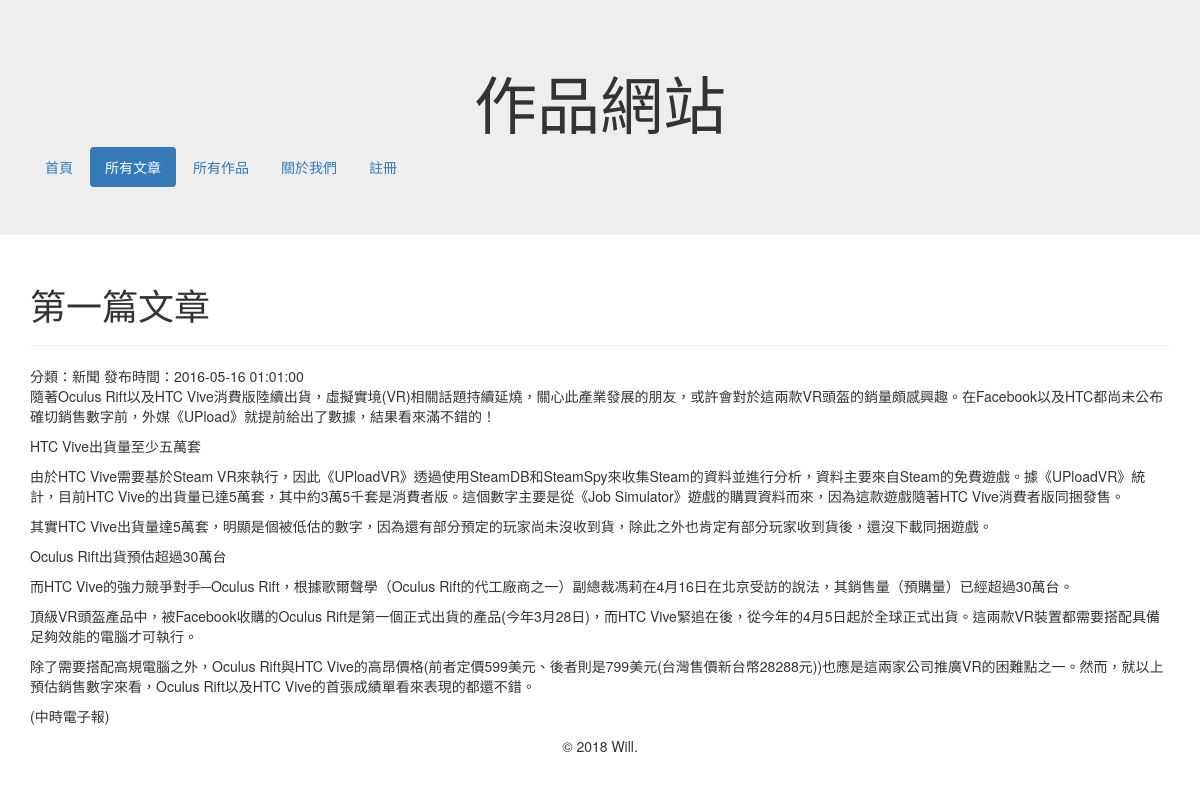
The page /article.php?p=1 on the database its author committed.
### tables this page shows
CREATE TABLE `article` (
  `id` int(11) unsigned NOT NULL AUTO_INCREMENT COMMENT '文章 id',
  `title` varchar(30) NOT NULL DEFAULT '' COMMENT '標題',
  `category` varchar(50) NOT NULL DEFAULT '' COMMENT '分類',
  `content` text NOT NULL COMMENT '內文',
  `publish` tinyint(1) NOT NULL COMMENT '是否發布',
  `create_date` datetime NOT NULL COMMENT '建立日期',
  `modify_date` datetime DEFAULT NULL COMMENT '修改日期',
  `creater_id` int(11) DEFAULT NULL COMMENT '建立者id',
  PRIMARY KEY (`id`)
);

### php/functions.php (called while the page is built, shortened)
<?php
function get_article($id)
{
  $result = null;
  $sql = "SELECT * FROM `article` WHERE `id` = {$id};";
  $query = mysqli_query($_SESSION['link'], $sql);
  if ($query)
  {
    if (mysqli_num_rows($query) == 1)
    {
      $result = mysqli_fetch_assoc($query);
    }
  }
  else
  {
    echo "{$sql} 語法執行失敗，錯誤訊息：" . mysqli_error($_SESSION['link']);
  }
  return $result;
}
?>

### article.php (the view, shortened to what this page needs)
<?php
require_once 'php/functions.php';
$article = get_article($_GET['p']);
?>
<!DOCTYPE html>
<html lang="zh-TW">
	<head>
		<link rel="stylesheet" href="https://maxcdn.bootstrapcdn.com/bootstrap/3.3.4/css/bootstrap.min.css"/>
		<link rel="stylesheet" href="css/style.css"/>
	</head>
	<body>
		<?php include_once 'menu.php'; ?>
		<div class="content">
			<div class="container">
				<div class="row">
					<div class="col-xs-12">
						<?php if($article):?>
							<h1><?php echo $article['title']; ?></h1>
							<hr>
							分類：<?php echo $article['category']; ?> 發布時間：<?php echo $article['create_date']; ?>
							<?php echo $article['content']; ?>
						<?php else: ?>
							<h3 class="text-center">無此篇文章</h3>
					    <?php endif; ?>
					</div>
				</div>
			</div>
		</div>
    <?php include_once 'footer.php'; ?>
	</body>
</html>

### css/style.css (style rules this page uses)
div.content { min-height: 400px; }

### rows shown on the page
article: title "第一篇文章", category "新聞", create_date "2016-05-16 01:01:00", content "隨著Oculus Rift以及HTC Vive消費版陸續出貨，虛擬實境(VR)相關話題持續延燒，關心此產業發展的朋友，或許會對於這兩款VR頭盔的銷量頗感興趣。在Facebook以及HTC都尚未公布確切銷售數字前，外媒《UPload》就提前給出了數據，結果看來滿不錯的！ HTC Vive出貨量至少五萬套 由於HTC Vive需要基於Steam VR來執行，因此《UPloadVR》透過使用SteamDB和SteamSpy來收集Steam的資料並進行分析，資料主要來自Steam的免費遊戲。據《UPloadVR》統計，目前HTC Vive的出貨量已達5萬套，其中約3萬5千套是消費者版。這個數字主要是從《Job Simulator》遊戲的購買資料而來，因為這款遊戲隨著HTC Vive消費者版同捆發售。 其實HTC Vive出貨量達5萬套，明顯是個被低估的數字，因為還有部分預定的玩家尚未沒收到貨，除此之外也肯定有部分玩家收到貨後，還沒下載同捆遊戲。 Oculus Rift出貨預估超過30萬台 而HTC Vive的強力競爭對手─Oculus Rift，根據歌爾聲學（Oculus Rift的代工廠商之一）副總裁馮莉在4月16日在北京受訪的說法，其銷售量（預購量）已經超過30萬台。 頂級VR頭盔產品中，被Facebook收購的Oculus Rift是第一個正式出貨的產品(今年3月28日)，而HTC Vive緊追在後，從今年的4月5日起於全球正式出貨。這兩款VR裝置都需要搭配具備足夠效能的電腦才可執行。 除了需要搭配高規電腦之外，Oculus Rift與HTC…"
